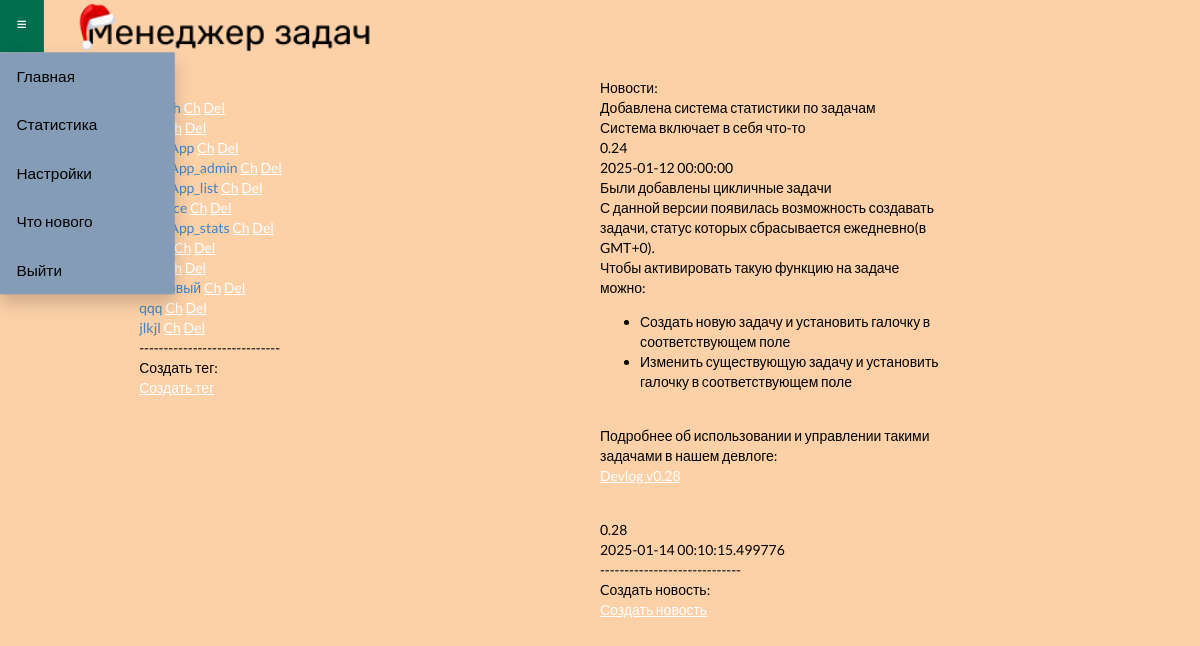
The page /admin (signed in) on the database its author committed.
### todo/models.py (models this page shows)
class Tag(db.Model):
    id = db.Column(db.Integer, primary_key=True)
    uid = db.Column(db.Integer)
    ws_id = db.Column(db.Integer)
    title = db.Column(db.String(100))
    descr = db.Column(db.String(1000))

class News(db.Model):
    id = db.Column(db.Integer, primary_key=True)
    title = db.Column(db.String(100))
    descr = db.Column(db.String(1000))
    version = db.Column(db.String(10))
    create_date = db.Column(db.String(25))
    to_send = db.Column(db.Boolean)

### todo/routes.py (the view)
@app.get('/admin')
@login_required
def admin():
    if current_user.id != 1:
        return redirect(url_for('home'))
    else:
        news_list = News.query.all()
        todo_tags = Tag.query.filter_by(uid=current_user.id).distinct(Tag.title)
        return render_template('todo/admin.html', tag_list=todo_tags, news_list=news_list)

### todo/routes.py (called while the page is built)
@login_manager.user_loader
def load_user(user_id):
    user = Users.query.filter_by(id=user_id).first()
    return user

### todo/templates/todo/admin.html (shortened to what this page needs)
{% extends 'todo/layout.html' %}
    {% block content %}
    <div class="content" style="  display: flex; margin-top: 2%; margin-left: 2%; margin-right: 2%;">
        <div class="form" style="width: 30%;margin-left: 10%; margin-right: 10%;">
            {% block tags %}
            Теги:<br>
            {% for tag in tag_list %}
            <a>{{tag.title}}</a> <a href="/get_tag/{{tag.id}}">Ch</a> <a href="/delete_tag/{{ tag.id }}">Del</a>
            <br>
            {% endfor %}
            -----------------------------<br>
            Создать тег: <br>
            <a href="#openModal">Создать тег</a><br>
            {% endblock %}
        </div>
        <div class="form2" style="{% if news_list %}width: 30%; margin-right: 10%; {% endif %}">
            {% block news %}
            {% if news_list %}
            Новости: <br>
            {% for post in news_list %}
            {{post.title}}<br>{{post.descr | safe}}<br>{{post.version}}<br>{{post.create_date}}<br>{{post.is_send}}
            {% endfor %}
            -----------------------------<br>
            Cоздать новость: <br>
            <a href="#openModal3">Создать новость</a><br>
            {% endif %}
            {% endblock %}
        </div>
    </div>
    {% endblock content %}

### todo/static/css/style.css (style rules this page uses)
body { transition: background-color 0.3s ease; margin: 0; }
a:link { color: white; text-decoration: underline; cursor: pointer; }
p { transition: 0.5s; }

### rows shown on the page
Tag: title "TodoApp_admin"
Tag: title "TodoApp_list"
Tag: title "TodoApp_stats"
Tag: title "qqq"
Tag: title "jlkjl"
News: title "Добавлена система статистики по задачам", descr "Система включает в себя что-то", version "0.24", create_date "2025-01-12 00:00:00"
News: title "Были добавлены цикличные задачи", descr "С данной версии появилась возможность создавать задачи, статус которых сбрасывается ежедневно(в GMT+0). Чтобы активировать такую функцию на задаче можно: Создать новую задачу и установить галочку в соответствующем поле Изменить существующую задачу и установить галочку в соответствующем поле Подробнее об использовании и управлении такими задачами в нашем девлоге: Devlog v0.28", version "0.28", create_date "2025-01-14 00:10:15.499776"
